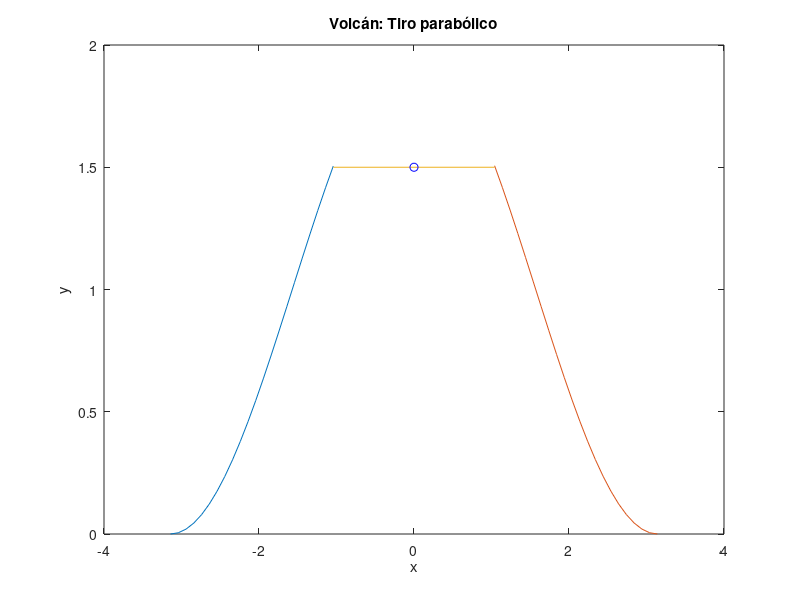

MATLAB code to generate this figure: (Note: this script raises an error after producing the figure.)
x = -pi:0.1:-1.04;
y = cos(x)+1;
plot(x,y)
hold on
x = 1.04:0.1:pi;
y = cos(x)+1;
plot(x,y)
hold on
plot([-1.04,1.04],[1.5,1.5])
hold on
xlabel('x')
ylabel('y')
title('Volcán: Tiro parabólico')

for i = 1:3
    if i>1
        delete(findobj(ax,'type', 'text'))
    end
    ax = gca;
    v0 = input('Ingrese velocidad inicial: ');
    ang = input('Ingrese el angulo que forma con la horizontal: ');
    angr = deg2rad(ang);
    v0x = v0*cos(angr);
    v0y = v0*sin(angr);
    dt = 0.009;
    g = 9.8;
    m = 17.6;%[kg] masa de la roca
    pair = 1.84;%[kg/m3] densidad aire
    radio = 0.09;
    area = pi*(radio^2);
    h0 = 1.5;
    volumen = (4/3)*pi*(radio^3);
    Cd = input('Ingrese la resistencia del aire: ');
    b = (1/2)*pair*Cd*area;
    xn = 0;
    yn = h0;
    x = xn
    y = yn
    Xn = xn-v0x*dt;
    Yn = yn-(v0y*dt)-(g*dt^2);
    comet(xn,yn)
while y>=0
    YN = (2*yn-Yn)-(((yn-Yn)/dt)^2)*(b/m)*(dt^2)-(g*(dt^2));
    XN = (2*xn-Xn)-(((xn-Xn)/dt)^2)*(b/m)*(dt^2);
    comet(XN,YN)
    x = XN
    y = YN
    t = x/v0x;
    v = v0-g*t
    Yn = yn; yn = YN;
    Xn= xn; xn = XN;
end
equismx = {'Xmax',XN};
text(-3,2,equismx,ax);
ymax = ((v0^2)*(sin(angr))^2)/(2*(g))+h0;
ymx = {'Ymax', ymax};
text(-3,1.5,ymx,ax);
sprintf("Volcan: velocidad inicial -->%f", v0)
sprintf("Volcan: altura inicial -->%f", h0)
sprintf("Volcan: angulo de elevacion -->%f", ang)
sprintf("Volcan: velocidad inicial en x -->%f", v0x)
sprintf("Volcan: velocidad inicial en y -->%f", v0y)
sprintf("Volcan: diferencial de tiempo -->%f", dt)
sprintf("Volcan: gravedad -->%f", g)
sprintf("Volcan: masa del objeto -->%f", m)
sprintf("Volcan: densidad del aire -->%f", pair)
sprintf("Volcan: radio del objeto -->%f", radio)
sprintf("Volcan: area del objeto -->%f", area)
sprintf("Volcan: coeficiente de arrastre -->%f", Cd)
sprintf("Volcan: densidad del aire -->%f", pair)
pause(3)
end

